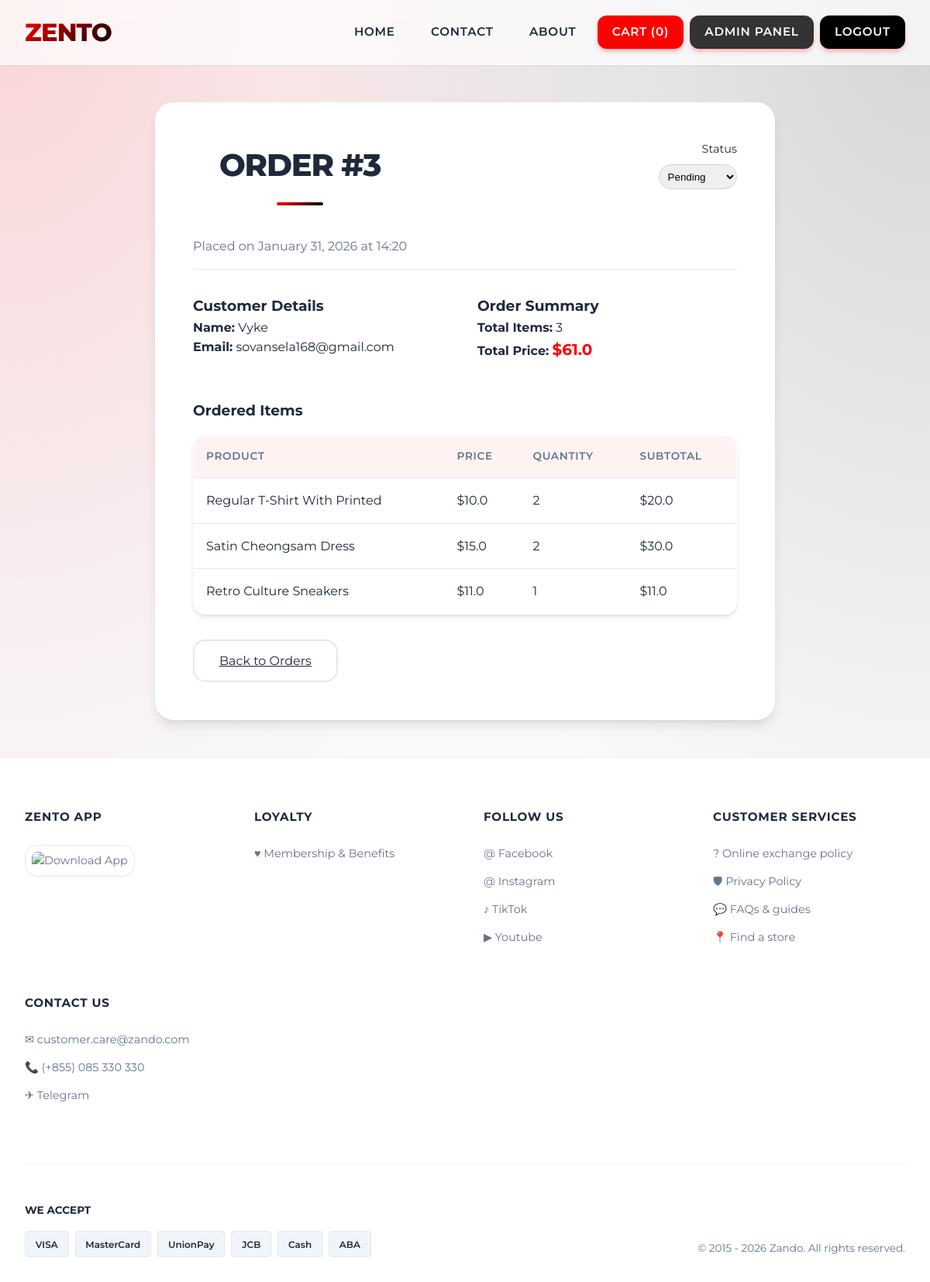
/admin/orders/3 (signed in), run on the app's committed database.
### models.py (models this page shows, shortened)
class Order(db.Model):
    id = db.Column(db.Integer, primary_key=True)
    user_id = db.Column(db.Integer, db.ForeignKey('user.id'), nullable=False)
    date_ordered = db.Column(db.DateTime, nullable=False, default=db.func.current_timestamp())
    total_price = db.Column(db.Float, nullable=False)
    status = db.Column(db.String(20), default='Pending')
    user = db.relationship('User', backref=db.backref('orders', lazy=True))
    items = db.relationship('OrderItem', backref='order', lazy=True)

class User(UserMixin, db.Model):
    id = db.Column(db.Integer, primary_key=True)
    name = db.Column(db.String(100), nullable=False)
    email = db.Column(db.String(100), unique=True, nullable=False)
    password_hash = db.Column(db.String(200))
    is_admin = db.Column(db.Boolean, default=False)
    profile_pic = db.Column(db.String(150), default='default.jpg')

class OrderItem(db.Model):
    id = db.Column(db.Integer, primary_key=True)
    order_id = db.Column(db.Integer, db.ForeignKey('order.id'), nullable=False)
    product_id = db.Column(db.Integer, db.ForeignKey('product.id'), nullable=False)
    quantity = db.Column(db.Integer, nullable=False)
    price = db.Column(db.Float, nullable=False) # Price at the time of purchase
    product = db.relationship('Product')

class Product(db.Model):
    id = db.Column(db.Integer, primary_key=True)
    name = db.Column(db.String(100), nullable=False)
    description = db.Column(db.Text, nullable=False)
    price = db.Column(db.Float, nullable=False)
    image_file = db.Column(db.String(200), default='default_product.jpg')
    category_id = db.Column(db.Integer, db.ForeignKey('category.id'), nullable=True) # nullable=True for now to avoid breaking existing data if strict
    category = db.relationship('Category', backref=db.backref('products', lazy=True))

### admin/routes.py (the view, shortened to what this page needs)
@bp.route('/orders/<int:id>', methods=['GET', 'POST'])
def order_details(id):
    order = Order.query.get_or_404(id)
    return render_template('admin/order_details.html', order=order)

### admin/routes.py (called while the page is built)
@bp.before_request
@login_required
def require_admin():
    if not current_user.is_admin:
        flash('Access denied. Admin privileges required.')
        return redirect(url_for('main.home'))

### models.py (called while the page is built)
@login_manager.user_loader
def load_user(user_id):
    return User.query.get(int(user_id))

### templates/admin/order_details.html (shortened to what this page needs)
{% extends "master.html" %}
{% block content %}
<div class="result-card" style="max-width: 800px; text-align: left;">
    <div
        style="display: flex; justify-content: space-between; align-items: flex-start; margin-bottom: 2rem; border-bottom: 1px solid #e2e8f0; padding-bottom: 1rem;">
        <div>
            <h2>Order #{{ order.id }}</h2>
            <p style="color: var(--text-light);">Placed on {{ order.date_ordered.strftime('%B %d, %Y at %H:%M') }}</p>
        </div>
        <div style="text-align: right;">
            <p style="font-size: 0.9rem; margin-bottom: 0.5rem;">Status</p>
            <form action="{{ url_for('admin.order_details', id=order.id) }}" method="POST"
                style="display: inline-block;">
                <select name="status" onchange="this.form.submit()"
                    style="padding: 0.4rem; border-radius: var(--radius-lg); border: 1px solid #cbd5e1;">
                    <option value="Pending" {% if order.status=='Pending' %}selected{% endif %}>Pending</option>
                </select>
            </form>
        </div>
    </div>
    <div style="display: grid; grid-template-columns: 1fr 1fr; gap: 2rem; margin-bottom: 3rem;">
        <div>
            <h3>Customer Details</h3>
            <p><strong>Name:</strong> {{ order.user.name }}</p>
            <p><strong>Email:</strong> {{ order.user.email }}</p>
        </div>
        <div>
            <h3>Order Summary</h3>
            <p><strong>Total Items:</strong> {{ order.items|length }}</p>
            <p><strong>Total Price:</strong> <span
                    style="font-size: 1.25rem; color: var(--primary); font-weight: 700;">${{ order.total_price }}</span>
            </p>
        </div>
    </div>
    <h3>Ordered Items</h3>
    <table>
        <thead>
            <tr>
                <th>Product</th>
                <th>Price</th>
                <th>Quantity</th>
                <th>Subtotal</th>
            </tr>
        </thead>
        <tbody>
            {% for item in order.items %}
            <tr>
                <td>{{ item.product.name }}</td>
                <td>${{ item.price }}</td>
                <td>{{ item.quantity }}</td>
                <td>${{ item.price * item.quantity }}</td>
            </tr>
            {% endfor %}
        </tbody>
    </table>
    <div style="margin-top: 2rem;">
        <a href="{{ url_for('admin.orders') }}" class="btn-secondary">Back to Orders</a>
    </div>
</div>
{% endblock %}

### static/style.css (style rules this page uses)
:root { --primary: #ff0000; --primary-dark: #cc0000; --secondary: #000000; --accent: #333333; --background: #f8fafc; --surface: #ffffff; --text-main: #1e293b; --text-light: #64748b; --success: #10b981; --error: #ef4444; --glass: rgba(255, 255, 255, 0.7); --glass-border: rgba(255, 255, 255, 0.5); --shadow-sm: 0 1px 2px 0 rgba(0, 0, 0, 0.05); --shadow-md: 0 4px 6px -1px rgba(0, 0, 0, 0.1), 0 2px 4px -1px rgba(0, 0, 0, 0.06); --shadow-lg: 0 10px 15px -3px rgba(0, 0, 0, 0.1), 0 4px 6px -2px rgba(0, 0, 0, 0.05); --radius-lg: 1rem; --radius-xl: 1.5rem; }
* { margin: 0; padding: 0; box-sizing: border-box; }
body { font-family: 'Montserrat', sans-serif; line-height: 1.6; color: var(--text-main); background-color: var(--background); background-image: radial-gradient(at 0% 0%, rgba(255, 0, 0, 0.15) 0px, transparent 50%), radial-gradient(at 100% 0%, rgba(0, 0, 0, 0.15) 0px, transparent 50%); background-attachment: fixed; min-height: 100vh; display: flex; flex-direction: column; }
h2 { font-size: 2.5rem; font-weight: 800; text-transform: uppercase; margin-bottom: 2.5rem; text-align: center; color: var(--text-main); letter-spacing: -0.03em; position: relative; display: inline-block; width: 100%; }
h2::after { content: ''; display: block; width: 60px; height: 4px; background: linear-gradient(90deg, var(--primary), var(--secondary)); margin: 1rem auto 0; border-radius: 2px; }
.result-card { max-width: 600px; margin: 0 auto; background: var(--surface); padding: 3rem; border-radius: var(--radius-xl); box-shadow: var(--shadow-lg); text-align: center; border: 1px solid rgba(255, 255, 255, 0.5); }
.btn-secondary { display: inline-block; background: white; color: var(--text-main); padding: 0.8rem 2rem; border: 2px solid #e2e8f0; border-radius: var(--radius-lg); }
table { width: 100%; border-collapse: separate; border-spacing: 0; margin-top: 1rem; background: var(--surface); border-radius: var(--radius-lg); overflow: hidden; box-shadow: var(--shadow-md); border: 1px solid rgba(255, 255, 255, 0.5); }
th { background: rgba(255, 0, 0, 0.05); padding: 1rem; text-align: left; font-weight: 600; color: var(--text-light); text-transform: uppercase; font-size: 0.85rem; letter-spacing: 0.05em; border-bottom: 1px solid #e2e8f0; }
td { padding: 1rem; border-bottom: 1px solid #e2e8f0; color: var(--text-main); vertical-align: middle; }
tr:last-child td { border-bottom: none; }

### data on the page
Order: id "3", date_ordered "January 31, 2026 at 14:20", status "Pending", total_price "61.0"
User: user.name "Vyke", user.email "sovansela168@gmail.com"
OrderItem: product.name "Regular T-Shirt With Printed", price "10.0", quantity "2", item.price*item.quantity "20.0"
OrderItem: product.name "Satin Cheongsam Dress", price "15.0", quantity "2", item.price*item.quantity "30.0"
OrderItem: product.name "Retro Culture Sneakers", price "11.0", quantity "1", item.price*item.quantity "11.0"

### other printed values
{{ cart_count }} "0"
{{ order.items|length }} "3"
